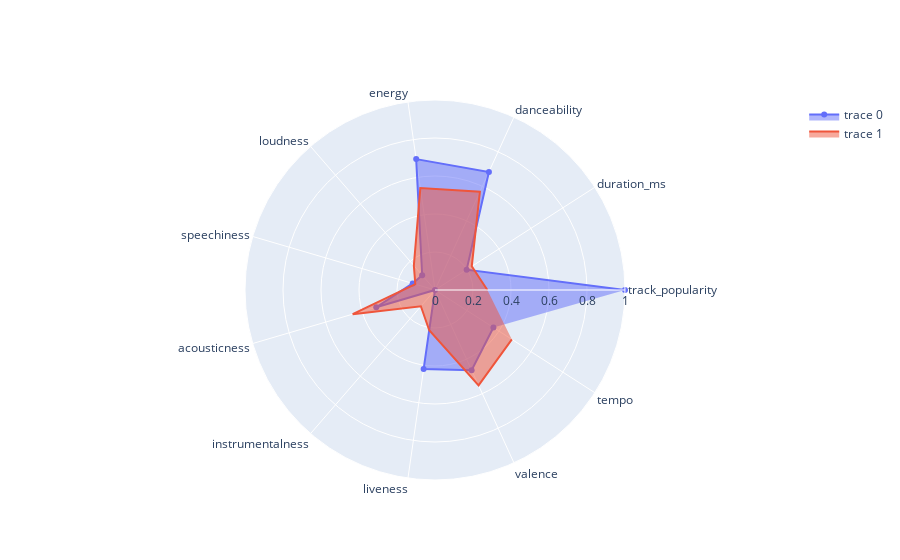

The notebook cell this image was saved under:
### Code cell
import plotly.graph_objects as go
fig = go.Figure()

fig.add_trace(go.Scatterpolar(r = features_df_1_norm['value'] ,theta= features_df_1_norm['variable'], fill='toself'))
fig.add_trace(go.Scatterpolar(r = features_avg_norm['value'] ,theta= features_avg_norm['variable'], fill='toself'))

fig.update_layout(polar=dict(radialaxis=dict(range=[0, 1])),showlegend=True)

fig.show()

### Figure 1 — Plotly figure (JSON) as saved in the notebook; plotly's stock layout.template omitted (floating-point values rounded to 4 significant figures)
{"data": [{"fill": "toself", "r": [1, 0.1981, 0.6831, 0.696, 0.103, 0.1226, 0.3223, 0, 0.42, 0.464, 0.3654], "theta": ["track_popularity", "duration_ms", "danceability", "energy", "loudness", "speechiness", "acousticness", "instrumentalness", "liveness", "valence", "tempo"], "type": "scatterpolar"}, {"fill": "toself", "r": [0.2757, 0.2757, 0.2757, 0.2757, 0.2757, 0.2757, 0.2757, 0.2757, 0.2301, 0.2301, 0.2301, 0.2301, 0.2301, 0.2301, 0.2301, 0.2301, 0.5687, 0.5687, 0.5687, 0.5687, 0.5687, 0.5687, 0.5687, 0.5687, 0.542, 0.542, 0.542, 0.542, 0.542, 0.542, 0.542, 0.542, 0.1701, 0.1701, 0.1701, 0.1701, 0.1701, 0.1701, 0.1701, 0.1701, 0.108, 0.108, 0.108, 0.108, 0.108, 0.108, 0.108, 0.108, 0.4517, 0.4517, 0.4517, 0.4517, 0.4517, 0.4517, 0.4517, 0.4517, 0.1135, 0.1135, 0.1135, 0.1135, 0.1135, 0.1135, 0.1135, 0.1135, 0.2139, 0.2139, 0.2139, 0.2139, 0.2139, 0.2139, 0.2139, 0.2139, 0.5523, 0.5523, 0.5523, 0.5523, 0.5523, 0.5523, 0.5523, 0.5523, 0.4808, 0.4808, 0.4808, 0.4808, 0.4808, 0.4808, 0.4808, 0.4808], "theta": ["track_popularity", "track_popularity", "track_popularity", "track_popularity", "track_popularity", "track_popularity", "track_popularity", "track_popularity", "duration_ms", "duration_ms", "duration_ms", "duration_ms", "duration_ms", "duration_ms", "duration_ms", "duration_ms", "danceability", "danceability", "danceability", "danceability", "danceability", "danceability", "danceability", "danceability", "energy", "energy", "energy", "energy", "energy", "energy", "energy", "energy", "loudness", "loudness", "loudness", "loudness", "loudness", "loudness", "loudness", "loudness", "speechiness", "speechiness", "speechiness", "speechiness", "speechiness", "speechiness", "speechiness", "speechiness", "acousticness", "acousticness", "acousticness", "acousticness", "acousticness", "acousticness", "acousticness", "acousticness", "instrumentalness", "instrumentalness", "instrumentalness", "instrumentalness", "instrumentalness", "instrumentalness", "instrumentalness", "instrumentalness", "liveness", "liveness", "liveness", "liveness", "liveness", "liveness", "liveness", "liveness", "valence", "valence", "valence", "valence", "valence", "valence", "valence", "valence", "tempo", "tempo", "tempo", "tempo", "tempo", "tempo", "tempo", "tempo"], "type": "scatterpolar"}], "layout": {"polar": {"radialaxis": {"range": [0, 1]}}, "showlegend": true}}
